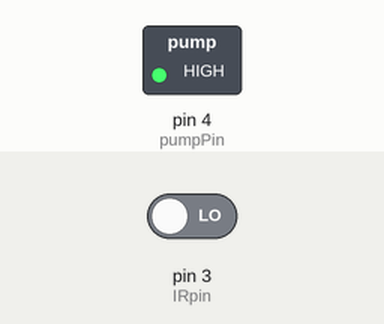
The sketch below on a simulated Arduino Uno, built with avr-gcc and run on an emulated ATmega328P. Shown: switched loads named in the sketch (green lamp = pin HIGH). The inputs (shaded band) are chosen by the test bench; at power-on: pin 3 (IRpin) LOW.

Above: at 0.1 s.
At 1.1 s:
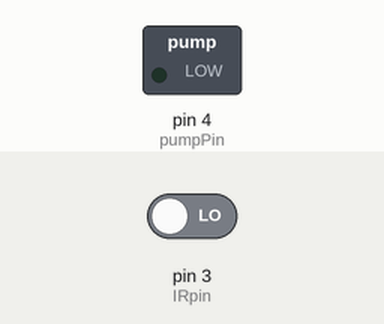
Timing chart, 0 to 2.6 s (numbered marks = the images above):
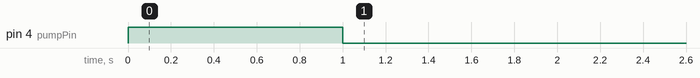

Measured:
- by itself, pin 4 (pumpPin): HIGH → LOW at 1.0 s

The sketch:

Automatic_water_tap_using_IR_sensor.ino
```cpp
int pumpPin = 4;
int IRpin = 3;

void setup() {
  // put your setup code here, to run once:
  pinMode(pumpPin, OUTPUT);
  pinMode(IRpin, INPUT);
  digitalWrite(pumpPin, HIGH);
}

void loop() {
  // put your main code here, to run repeatedly:
  bool IN = digitalRead(IRpin);
  if (IN == HIGH) {
    digitalWrite(pumpPin, HIGH);
  } else {
    delay(1000);
    digitalWrite(pumpPin, LOW);
  }
}
```
